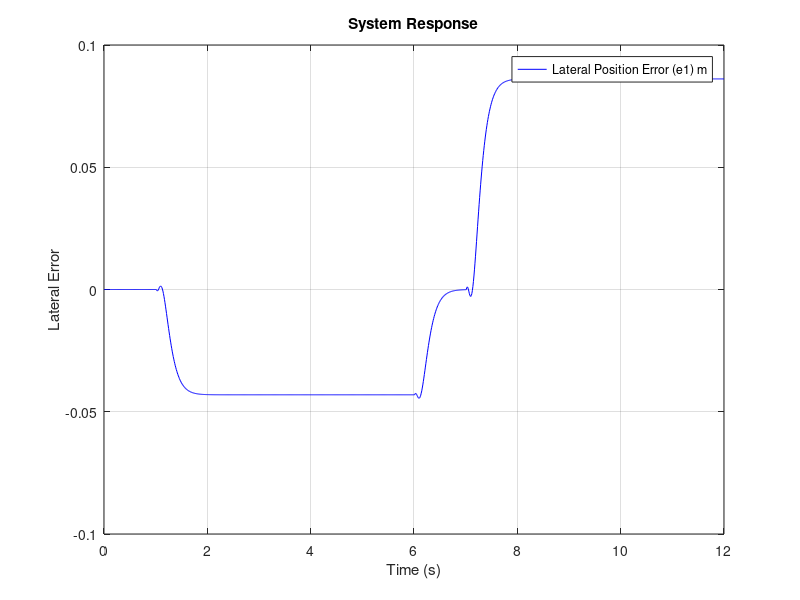
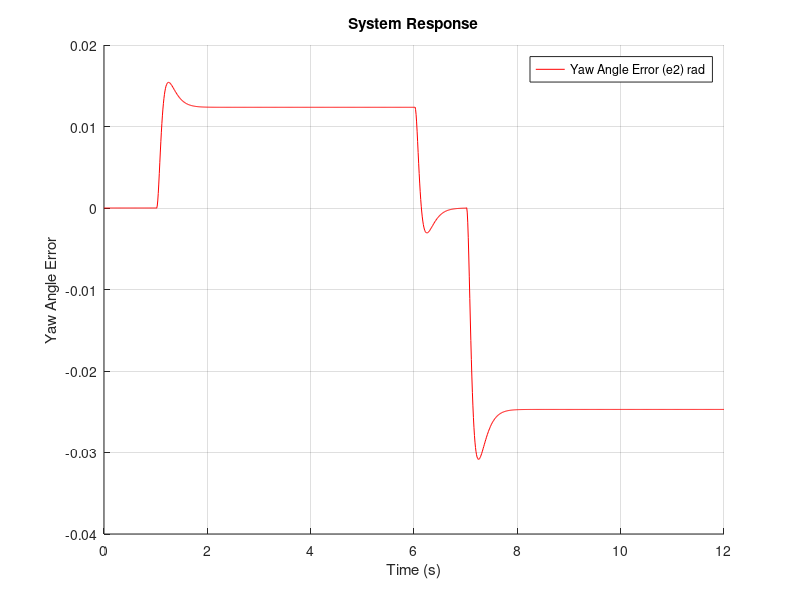
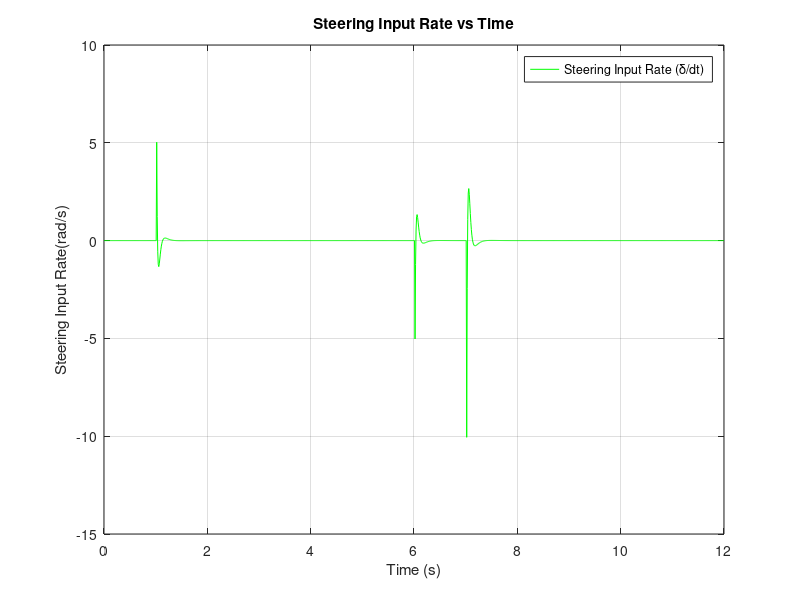
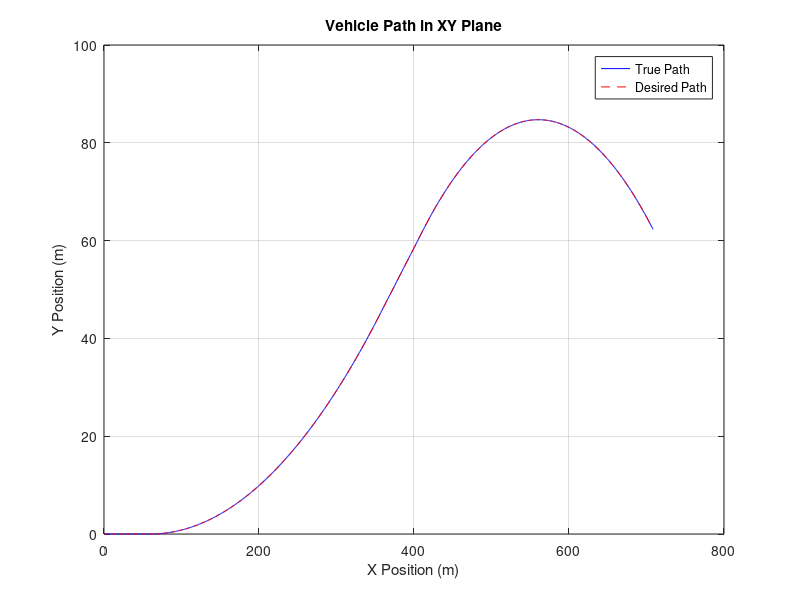

Here is the MATLAB script that generated these plots, in order:
% Define vehicle parameters
C_alpha_f = 80000; % Front cornering stiffness (N/rad)
C_alpha_r = 80000; % Rear cornering stiffness (N/rad)
m = 1573;          % Mass (kg)
I_z = 2873;        % Yaw moment of inertia (kg*m^2)
V_x = 60;          % Longitudinal velocity (m/s)
l_f = 1.1;         % Distance from CG to front axle (m)
l_r = 1.58;        % Distance from CG to rear axle (m)

% Define state-space matrices
A = [0, 1, 0, 0;
    -(2*C_alpha_f + 2*C_alpha_r)/(m*V_x), 0, (2*C_alpha_f + 2*C_alpha_r)/m, (-2*C_alpha_f*l_f + 2*C_alpha_r*l_r)/(m*V_x);
    0, 0, 0, 1;
    0, -(2*C_alpha_f*l_f - 2*C_alpha_r*l_r)/(I_z*V_x), (2*C_alpha_f*l_f - 2*C_alpha_r*l_r)/I_z, -(2*C_alpha_f*l_f^2 + 2*C_alpha_r*l_r^2)/(I_z*V_x)];

B1 = [0; 2*C_alpha_f/m; 0; 2*C_alpha_f*l_f/I_z];
B2 = [0; -(2*C_alpha_f*l_f - 2*C_alpha_r*l_r)/(m*V_x) - V_x; 0; -(2*C_alpha_f*l_f^2 + 2*C_alpha_r*l_r^2)/(I_z*V_x)];

% Design state feedback controller using pole placement
poles = [-9.25, -9.5, -30, -35]; % desired closed loop eigenvalues
K = place(A, B1, poles);

% Closed Loop A matrix
Acl = A - B1*K;

% Simulation Parameters
dt = 0.01; % s
t1 = 0:dt:1; % Straight path (1 second)
t2 = 0:dt:5; % Positive-curvature arc (5 seconds)
t3 = 0:dt:1; % Straight path (1 second)
t4 = 0:dt:5; % Negative-curvature arc (5 seconds)
time = 0:dt:12; % total time
X_init = 0;
Y_init = 0;

% Yaw rates
yaw_rate_straight = 0;
yaw_rate_positive = V_x / 1000; % Positive curvature (radius 1000 m)
yaw_rate_negative = -V_x / 500; % Negative curvature (radius 500 m)

% Populate Yaw rate array
psi_dot_des = [0, [yaw_rate_straight*ones(1, 1/dt)],...
    [yaw_rate_positive*ones(1, 5/dt)],...
    [yaw_rate_straight*ones(1, 1/dt)],...
    [yaw_rate_negative*ones(1, 5/dt)]];

% Calculate Yaw Values
yaw_values = zeros(1, length(psi_dot_des));

% Populate yaw values
for i = 2:length(yaw_values)
    yaw_values(i) = yaw_values(i-1)+psi_dot_des(i)*dt;
end

% Global Desired Path
X_des = zeros(1, length(psi_dot_des));
Y_des = zeros(1, length(psi_dot_des));
Y_des(1) = Y_init;
for i = 2:length(psi_dot_des)
    X_des(i) = X_des(i-1) + V_x*cos(yaw_values(i))*dt;
    Y_des(i) = Y_des(i-1) + V_x*sin(yaw_values(i))*dt;
end

% state matrix
x = zeros(4, length(psi_dot_des)); % [lateral error, lateral error rate, yaw error, yaw error rate]

% to store steering angles
delta = zeros(1, length(psi_dot_des));

% to store steering angle rates
delta_rates = zeros(1, length(psi_dot_des));

% simulate system and populate states
for i = 2:length(psi_dot_des)
    delta(i) = -K*x(:,i-1);
    delta_rates(i) = (delta(i) - delta(i-1))/dt;
    dx = Acl*x(:,i-1) + B2*psi_dot_des(i); % current step, where B2 is the scaling matrix and psi_dot_des is the desired output
    x(:,i) = x(:,i-1) + dx*dt; % computing the current state from the previous state
end

% Calculate true Y positions
Y_true = zeros(size(psi_dot_des));

for i = 1:length(psi_dot_des)
    % Convert lateral error to global frame using yaw angle error
    Y_true(i) = Y_des(i) + x(1,i) * sin(x(3,i));
end

% Calculate true X positions
X_true = zeros(size(psi_dot_des));

for i = 1:length(psi_dot_des)
    % Convert lateral error to global frame using yaw angle error
    X_true(i) = X_des(i) + x(1,i) * cos(x(3,i));
end

% Plot results
figure;
plot(time, x(1,:), 'b', 'DisplayName', 'Lateral Position Error (e1) m');
hold on;
xlabel('Time (s)');
ylabel('Lateral Error');
title('System Response');
legend;
grid on;

figure;
hold on;
plot(time, x(3,:), 'r', 'DisplayName', 'Yaw Angle Error (e2) rad');
xlabel('Time (s)');
ylabel('Yaw Angle Error');
title('System Response');
legend;
grid on;

figure;
plot(time, delta_rates, 'g', 'DisplayName', 'Steering Input Rate (δ/dt)');
xlabel('Time (s)');
ylabel('Steering Input Rate(rad/s)');
title('Steering Input Rate vs Time');
legend;
grid on;

figure;
plot(X_true, Y_true, 'b', 'DisplayName', 'True Path');
hold on;
plot(X_des, Y_des, 'r--', 'DisplayName', 'Desired Path');
xlabel('X Position (m)');
ylabel('Y Position (m)');
title('Vehicle Path in XY Plane');
legend;
grid on;

% Zoom in on transition points
figure;
plot(X_true(X_true < 40), Y_true(X_true < 40), 'b', X_des(X_des < 40), Y_des(X_des < 40), 'r--');
xlabel('X Position (m)');
ylabel('Y Position (m)');
title('Zoomed Path: Initial Transition');
legend('True Path','Desired Path')
grid on;

figure;
plot(X_true(X_true > 200), Y_true(X_true > 200), 'b', X_des(X_des > 200), Y_des(X_des > 200), 'r--');
xlabel('X Position (m)');
ylabel('Y Position (m)');
title('Zoomed Path: Final Transition');
legend('True Path','Desired Path')
grid on;
